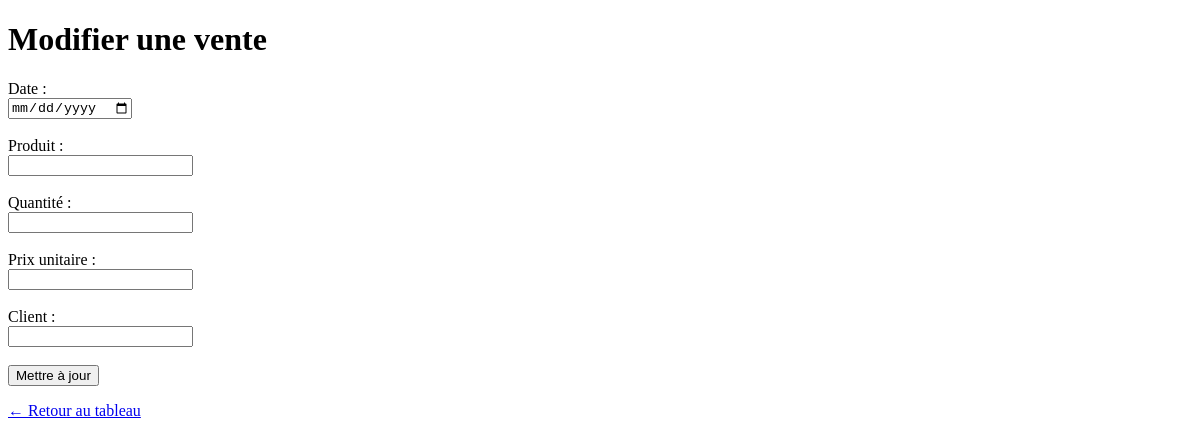
Page /modifier/3 on the earlier database version.
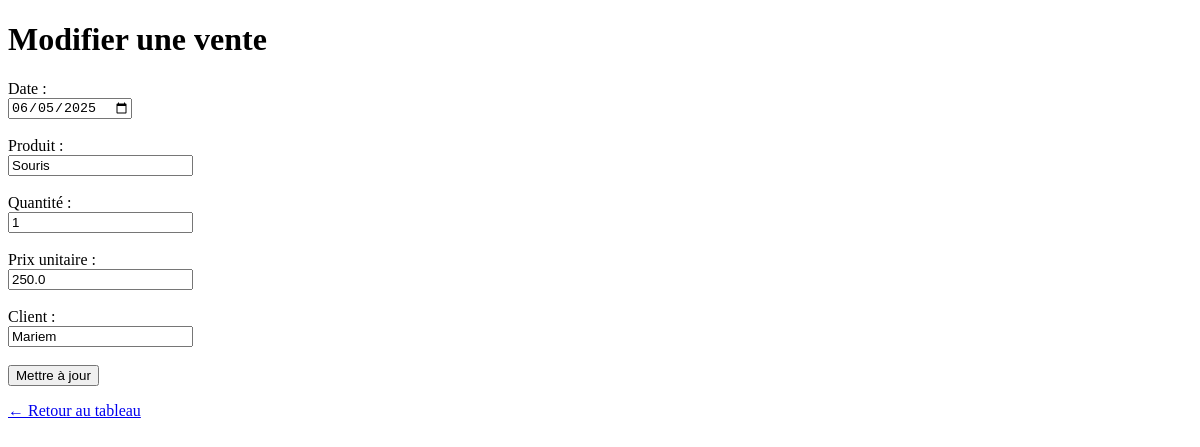
Same page on the later database version.
### tables this page shows
CREATE TABLE ventes (
    id INTEGER PRIMARY KEY AUTOINCREMENT,
    date TEXT,
    produit TEXT,
    quantite INTEGER,
    prix_unitaire REAL,
    client TEXT
);

### app.py (the view, shortened to what this page needs)
@app.route('/modifier/<int:id>', methods=['GET', 'POST'])
def modifier(id):
    conn = sqlite3.connect("db/ventes.db")
    conn.row_factory = sqlite3.Row
    cursor = conn.cursor()
    cursor.execute("SELECT * FROM ventes WHERE id = ?", (id,))
    vente = cursor.fetchone()
    conn.close()
    return render_template('modifier.html', vente=vente)

### templates/modifier.html (shortened to what this page needs)
<!DOCTYPE html>
<html>
<head>
</head>
<body>
    <h1>Modifier une vente</h1>
    <form method="POST">
        <label>Date :</label><br>
        <input type="date" name="date" value="{{ vente.date }}" required><br><br>
        <label>Produit :</label><br>
        <input type="text" name="produit" value="{{ vente.produit }}" required><br><br>
        <label>Quantité :</label><br>
        <input type="number" name="quantite" value="{{ vente.quantite }}" required><br><br>
        <label>Prix unitaire :</label><br>
        <input type="number" step="0.01" name="prix_unitaire" value="{{ vente.prix_unitaire }}" required><br><br>
        <label>Client :</label><br>
        <input type="text" name="client" value="{{ vente.client }}" required><br><br>
        <button type="submit">Mettre à jour</button>
    </form>
    <p><a href="{{ url_for('index') }}">← Retour au tableau</a></p>
</body>
</html>

Differences in the rows shown:
added ventes: date "06/05/2025", produit "Souris", quantite "1", prix_unitaire "250.0", client "Mariem"
